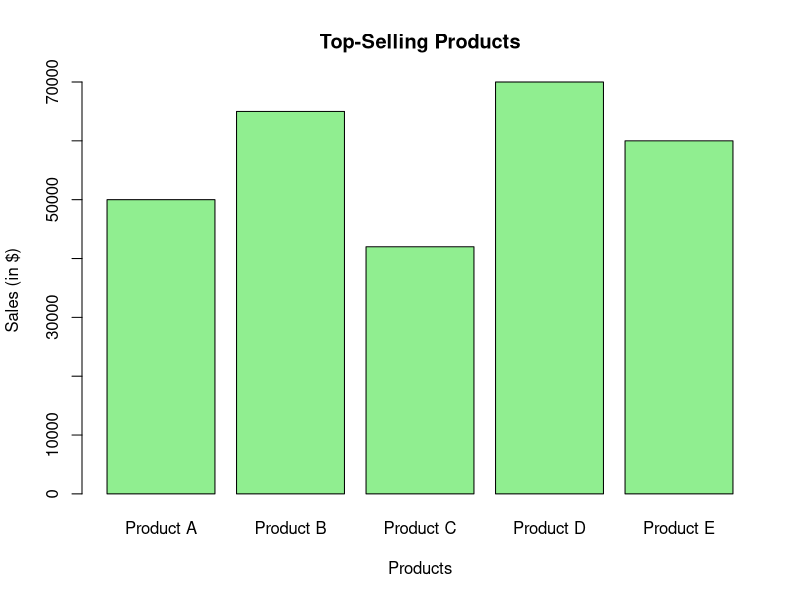

Recreate this plot in R.
# Product Sales
product <- c("Product A", "Product B", "Product C", "Product D", "Product E")
product_sales <- c(50000, 65000, 42000, 70000, 60000)

# Bar Chart
barplot(product_sales,
        names.arg = product,
        col = "lightgreen",
        xlab = "Products",
        ylab = "Sales (in $)",
        main = "Top-Selling Products")
